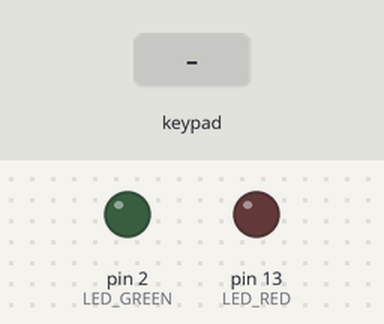
Simulated run of this sketch. Board: Arduino Uno, built with avr-gcc and run on an emulated ATmega328P. Parts: output pins drawn as LEDs (lit = HIGH). Dashed ring = blinking. The inputs (shaded band) are chosen by the test bench.

Above: at 1.2 s.
1.3 s: keypad keys 1 2 3 4 # pressed 0.4 s apart
At 3.3 s:
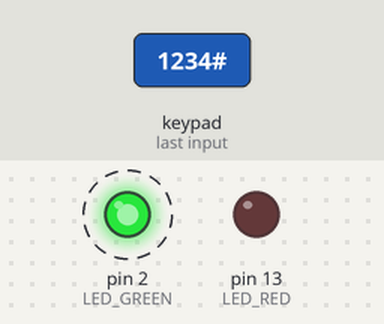
6.3 s: key '#' pressed
At 7.2 s:
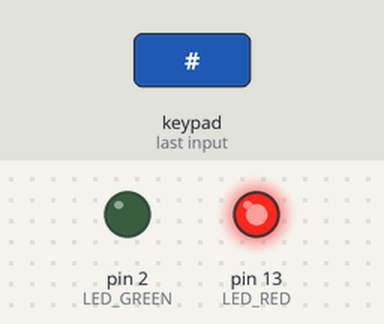
Timing chart, 0 to 10.4 s (numbered marks = the images above; inputs shaded):
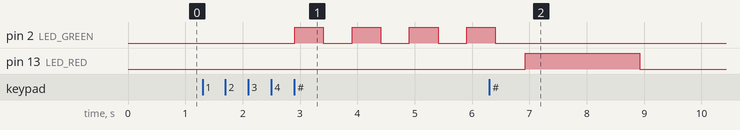

The sketch:

password.ino
```cpp
#include <string.h>
#include <Wire.h>
#include <Keypad.h>


using namespace std;


const int LED_RED = 13;
const int LED_GREEN = 2;

const int MILLI = 2000;
const int MILLI_SHORT = 500;

const byte ROWS = 4;
const byte COLS = 4;

const String PASSWORD = "1234";
char KEY_PAD[ROWS][COLS] = {
    {'1', '2', '3', 'A'},
    {'4', '5', '6', 'B'},
    {'7', '8', '9', 'C'},
    {'*', '0', '#', 'D'}
};

byte pinsRow[ROWS] = {12, 11, 10, 9};
byte pinsCol[COLS] = {8, 7, 6, 5};

Keypad keyPad = Keypad(makeKeymap(KEY_PAD),
  pinsRow,
  pinsCol,
  ROWS,
  COLS
);

String keyCurrent = "";
String enterPassword = "";


void setup() {
  pinMode(LED_RED, OUTPUT);
  pinMode(LED_GREEN, OUTPUT);

  Serial.begin(9600);
}


void loop() {
  while(true) {
    keyCurrent = keyPad.getKey();

    if(keyCurrent == "#") {
      break;
    } else {
      enterPassword += keyCurrent;
    }

  }


  if(enterPassword == PASSWORD) {
    for(int x = 0; x < 4; x++) {
      digitalWrite(LED_GREEN, HIGH);
      delay(MILLI_SHORT);

      digitalWrite(LED_GREEN, LOW);
      delay(MILLI_SHORT);
    }
  } else {
    digitalWrite(LED_RED, HIGH);
    delay(MILLI);

    digitalWrite(LED_RED, LOW);
    delay(MILLI_SHORT);
  }


  if(sizeof(enterPassword) >= 1) {
    enterPassword = "";
    keyCurrent = "";
  }

}
```

password.cpp
```cpp
#include <string.h>
#include <Wire.h>
#include <Keypad.h>


using namespace std;


const int LED_RED = 13;
const int LED_GREEN = 2;

const int MILLI = 2000;
const int MILLI_SHORT = 500;

const byte ROWS = 4;
const byte COLS = 4;

const String PASSWORD = "1234";
char KEY_PAD[ROWS][COLS] = {
    {'1', '2', '3', 'A'},
    {'4', '5', '6', 'B'},
    {'7', '8', '9', 'C'},
    {'*', '0', '#', 'D'}
};

byte pinsRow[ROWS] = {12, 11, 10, 9};
byte pinsCol[COLS] = {8, 7, 6, 5};

Keypad keyPad = Keypad(makeKeymap(KEY_PAD),
  pinsRow,
  pinsCol,
  ROWS,
  COLS
);

String keyCurrent = "";
String enterPassword = "";


void setup() {
  pinMode(LED_RED, OUTPUT);
  pinMode(LED_GREEN, OUTPUT);

  Serial.begin(9600);
}


void loop() {
  while(true) {
    keyCurrent = keyPad.getKey();

    if(keyCurrent == "#") {
      break;
    } else {
      enterPassword += keyCurrent;
    }

  }


  if(enterPassword == PASSWORD) {
    for(int x = 0; x < 4; x++) {
      digitalWrite(LED_GREEN, HIGH);
      delay(MILLI_SHORT);

      digitalWrite(LED_GREEN, LOW);
      delay(MILLI_SHORT);
    }
  } else {
    digitalWrite(LED_RED, HIGH);
    delay(MILLI);

    digitalWrite(LED_RED, LOW);
    delay(MILLI_SHORT);
  }


  if(sizeof(enterPassword) >= 1) {
    enterPassword = "";
    keyCurrent = "";
  }

}
```

Measured:
- after the input at 1.3 s, pin 2 (LED_GREEN): alternates HIGH for 0.50 s and LOW for 0.50 s, starting after 1.6 s
- after the input at 6.3 s, pin 13 (LED_RED): LOW → HIGH after 0.63 s, → LOW 2.0 s later
